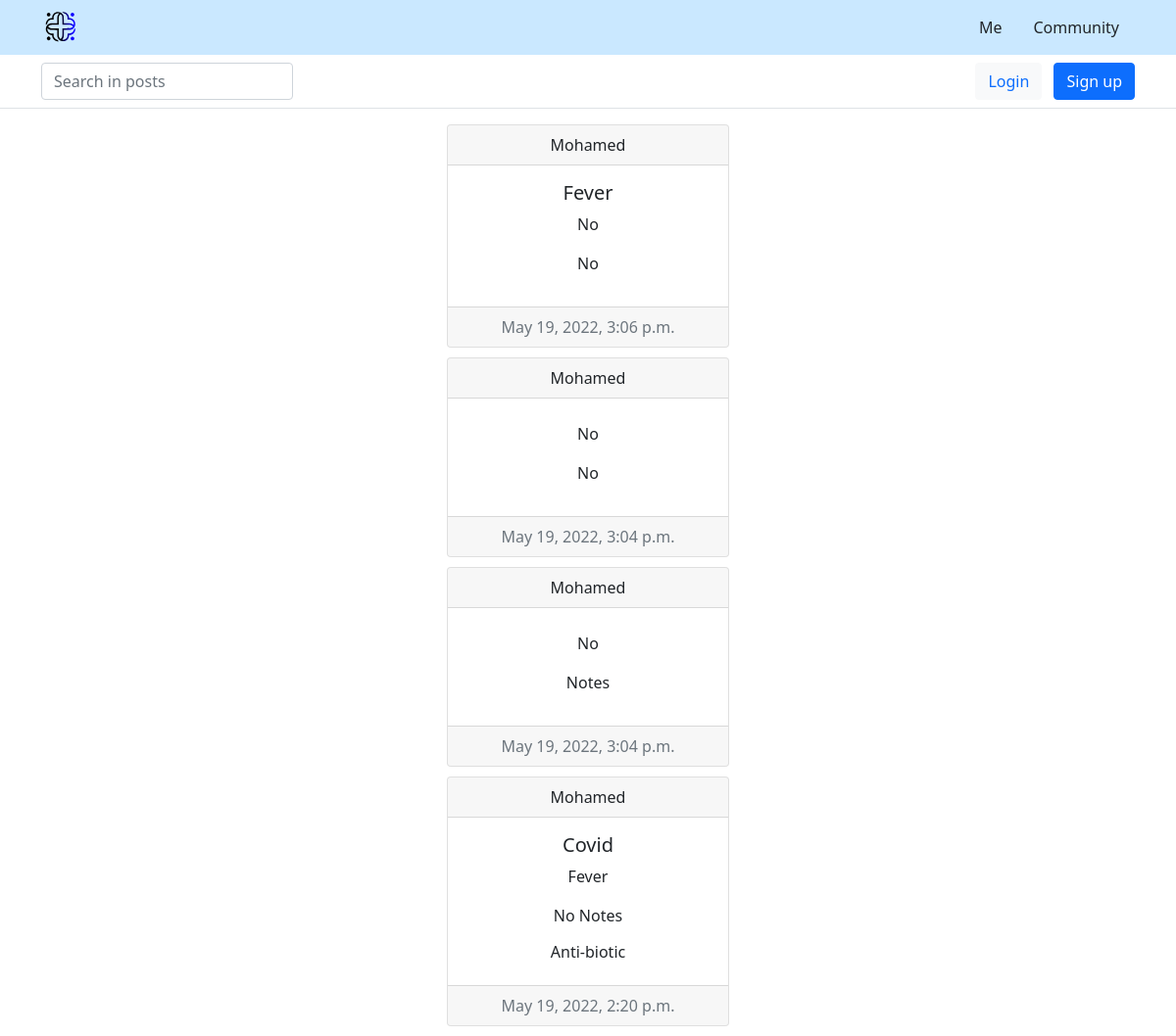
/posts/, run on an earlier commit of the app's database.
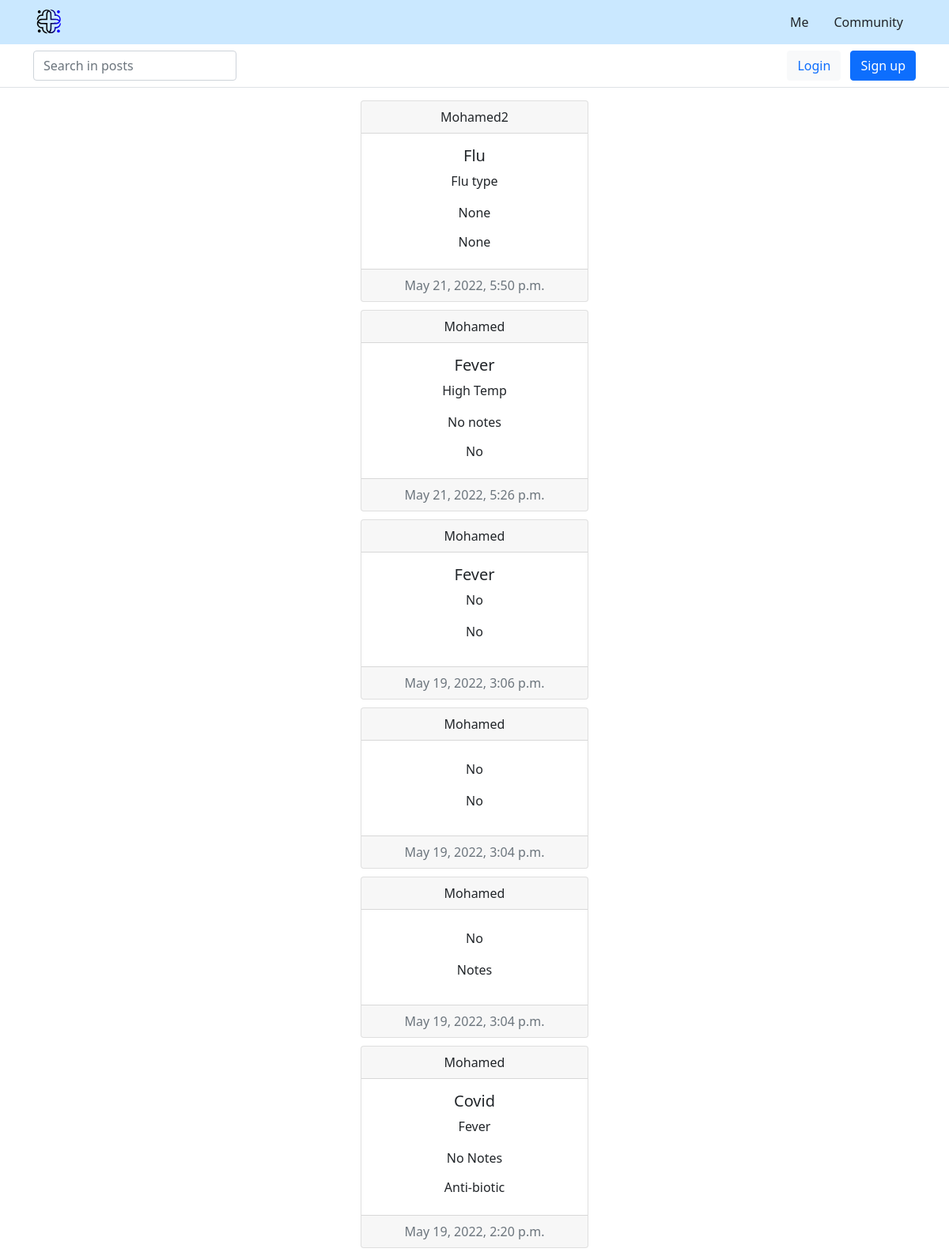
And on a later commit of the database.
### main/models.py (models this page shows)
class Posts(models.Model):
    author = models.ForeignKey(User, on_delete=models.CASCADE)
    symptoms = models.CharField(max_length=300)
    medications = models.CharField(max_length=300)
    diagnosis = models.CharField(max_length=150)
    Notes = models.TextField(max_length=300)
    created_at = models.DateTimeField(auto_now_add=True)
    updated_at = models.DateTimeField(auto_now=True)
    class Meta:
        ordering = ['-created_at', '-updated_at']

class User(AbstractUser):
    email = models.EmailField()

### main/views.py (the view)
# urls.py: path('posts/', views.posts, name='posts'),
def posts(request):
    q = request.GET.get('q')
    if q is None:
        q = ""
    posts = Posts.objects.filter(
        Q(symptoms__contains = q) |
        Q(diagnosis__contains = q) |
        Q(Notes__contains = q) |
        Q(medications = q)
    )
    return render(request, "main/posts.html", {
        "posts": posts,
    })

### main/templates/main/posts.html (shortened to what this page needs)
{% extends "main_post.html" %}
{% block body %}
{% for post in posts %}
<div class="posts_center">
    <div class="card text-center" style="width: 18rem;">
        <div class="card-header">
            {{ post.author }}
        </div>
        <div class="card-body">
            <h5 class="card-title">{{ post.diagnosis }}</h5>
            <p class="card-text">{{ post.symptoms }}</p>
            <p class="card-text">{{ post.Notes }}</p>
            <h6>{{ post.medications }}</h6>
        </div>
        <div class="card-footer text-muted">
            {{ post.created_at }}
        </div>
    </div>
</div>
{% endfor %}
{% endblock %}

### templates/main_post.html (shortened to what this page needs)
<!DOCTYPE html>
{% load static %}
<html lang="en">
<head>
    <link href="https://cdn.jsdelivr.net/npm/bootstrap@5.1.3/dist/css/bootstrap.min.css" rel="stylesheet">
    <link rel="stylesheet" href="https://cdn.jsdelivr.net/npm/bootstrap-icons@1.8.2/font/bootstrap-icons.css">
</head>
{% include "navbar_post.html" %}
<body>
    {% block body %}
    {% endblock %}
</body>
</html>

### templates/navbar_post.html
<!DOCTYPE html>
{% load static %}
<html lang="en">
<header>
  <div class="px-3 py-2 text-dark" style="background-color: #cae8ff;">
    <div class="container">
      <div class="d-flex flex-wrap align-items-center justify-content-center justify-content-lg-start">
        <a href="{% url 'home' %}" class="d-flex align-items-center my-2 my-lg-0 me-lg-auto text-white text-decoration-none">
          <img src="{% static 'images/logo.svg' %}" width="40" height="40">
        </a>
        <ul class="nav col-12 col-lg-auto my-2 justify-content-center my-md-0 text-small">
          <li>
            <a href="{% url 'home' %}" class="nav-link text-dark">
              Me
            </a>
          </li>
          <li>
            <a href="{% url 'posts' %}" class="nav-link text-dark">
              Community
            </a>
          </li>
        </ul>
      </div>
    </div>
  </div>
  <div class="px-3 py-2 border-bottom mb-3">
    <div class="container d-flex flex-wrap justify-content-center">
      <form class="col-12 col-lg-auto mb-2 mb-lg-0 me-lg-auto" role="search" action="{% url 'posts' %}" method="get">
        <input name="q" type="search" class="form-control" placeholder="Search in posts" aria-label="Search">
      </form>
      {% if request.user.is_authenticated %}
      <div class="text-end">
        <a href="{% url 'logout' %}" class="btn btn-outline-danger">logout</a>
        <a href="{% url 'add_post' %}" class="btn btn-primary" role="button">Add Post</a>
        <a href="{% url 'my_posts' %}" class="btn btn-primary" role="button">My Posts</a>
      </div>
      {% else %}
      <div class="text-end">
        <button type="button" class="btn btn-light text-dark me-2"><a href="{% url 'login' %}" style="text-decoration: none;">Login</a></button>
        <button type="button" class="btn btn-primary"><a href="{% url 'register'%}" style="text-decoration: none; color: white;">Sign up</a></button>
      </div>
    </div>
    {% endif %}
  </div>
</header>
</html>

### templates/main_post.html (style rules this page uses)
.card { margin: 0 auto; float: none; margin-bottom: 10px; }

What changed in the data, as far as the page shows it:
added Posts: author "Mohamed2", diagnosis "Flu", symptoms "Flu type", Notes "None", medications "None", created_at "May 21, 2022, 5:50 p.m."
added Posts: author "Mohamed", diagnosis "Fever", symptoms "High Temp", Notes "No notes", medications "No", created_at "May 21, 2022, 5:26 p.m."
